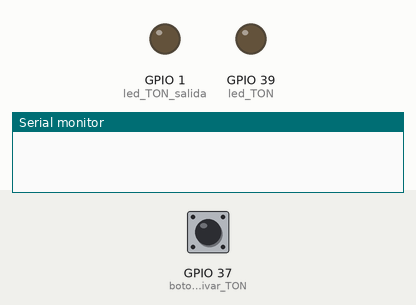
This sketch was run on a simulated ESP32. Shown: output pins drawn as LEDs (lit = HIGH), the last lines printed to the serial monitor. Inputs (shaded band) come from the test bench; at power-on: GPIO 37 (botonActivar_TON) LOW.

Above: at 1.2 s.
1.3 s: GPIO 37 (botonActivar_TON) pulled HIGH for 0.15 s
At 2.0 s:
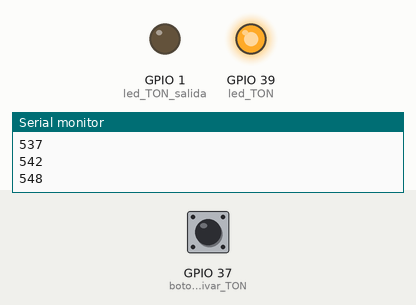
4.4 s: GPIO 37 (botonActivar_TON) pulled HIGH for 3.2 s
At 13.2 s:
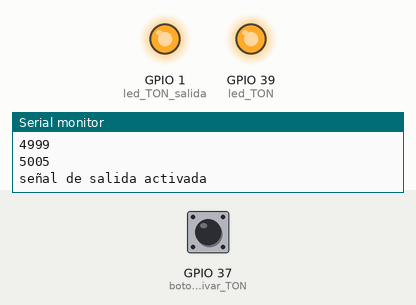
Timing chart, 0 to 14.7 s (numbered marks = the images above; inputs shaded):
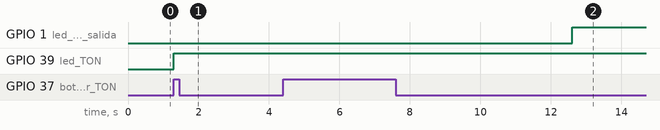

Measured:
- after the input at 1.3 s, GPIO 39 (led_TON): LOW → HIGH at once
- after the input at 4.4 s, GPIO 1 (led_TON_salida): LOW → HIGH after 8.2 s instead of 2.1 s

The sketch:

TON_0.ino
```cpp
#define botonActivar_TON 37   //se define el numero de pin donde se conectará el botón físico
#define led_TON 39            //se define el pin del led que indica la activacion de la señal de entrada del TON
#define led_TON_salida 1      //se define el pin del led que indica la activacion de la señal de salida del TON

//aqui definimos el numero de segundos que queremos que cuente nuestro
const int segundos_TON = 5;

//definimos la estructura de nuestro temporizador
struct TON
{
  byte senial;                     //sera true una vez que se alcance el tiempo establecido
  byte activado;                  //es true desde el momento que establece tiempo_aContar
  unsigned long tiempo_inicio;    //se establece despues de establecer tiempo_aContar
  unsigned long tiempo_aContar;    //se establece por el usuario y activa el funcionamiento del ton
};

TON ton;                          //creamos una instancia de nuestro temporizador

//----------------------------------------------------------------------------------------

void setup()
{
  Serial.begin(9600);                       //iniciamos el monitor serial

  pinMode(led_TON,OUTPUT);                  //configuramos el pin que enciende el led de la señal de entrada del TON
  pinMode(led_TON_salida,OUTPUT);           //se configura el pin que enciende el led de la señal de salida del TON
  pinMode(botonActivar_TON,INPUT_PULLDOWN); //define el pin donde se escuchara el boton físico cuando sea oprimido

}

void loop()
{
  //si queremos que se reinicie automaticamente cada vez que el contador alcance su límite y no este en uso
  //if(!ton.activado) iniciar_TON(5);

  //de esta forma iniciamos el TON al presionar un boton
  if(digitalRead(botonActivar_TON) == HIGH) iniciar_TON(segundos_TON);

  //se verifica el status del TON activado o que se tenga en uso actualmente
  verificar_TON();

}

//---------------------------------------------------------------------------------------

//funcion que inicia el TON y su contador
void iniciar_TON(int tiempo)
{
  //si el led de la señal de salida estaba activada se desactiva
  digitalWrite(led_TON_salida, LOW);

  //se desactiva la señal de salida
  ton.senial = false;

  //se enciende un led como notificacion al usuario que se activo la señal de entrada del TON
  digitalWrite(led_TON,HIGH);

  //se establece el tiempo que debe contar el TON antes de activar la salida
  ton.tiempo_aContar = tiempo * 1000;

  //se establece el setPoint de referencia para que el TON comience a contar
  ton.tiempo_inicio = millis();

  //indica que el TON ha sido activado y esta en uso
  ton.activado = true;
}


//esta funcion verifica si el TON esta en activo y si aun no se cumple su tiempo
void verificar_TON()
{
  // si el temporizador esta activado se revisa si ya transcurrio su tiempo
  if(ton.activado)
  {
    //restamos el valor guardado como setPoint al tiempo actual. el valor es en milisegundos
    unsigned long tiempo_transcurrido = (millis() - ton.tiempo_inicio);

    Serial.println(tiempo_transcurrido);    //se imprime la lectura al usuario

    if( tiempo_transcurrido >= ton.tiempo_aContar )  //si el tiempo establecido ya transcurrió
    {
      //se enciende el led de salida como notificación visual al usuario
      digitalWrite(led_TON_salida,HIGH);

      ton.senial = true;                            //se activa la señal de salida
      Serial.println("señal de salida activada");   //se le notifica al usuario

      ton.activado = false;   //la señal se queda activada y se desactiva la lectura (uso) del TON
    }
  }
}
```
